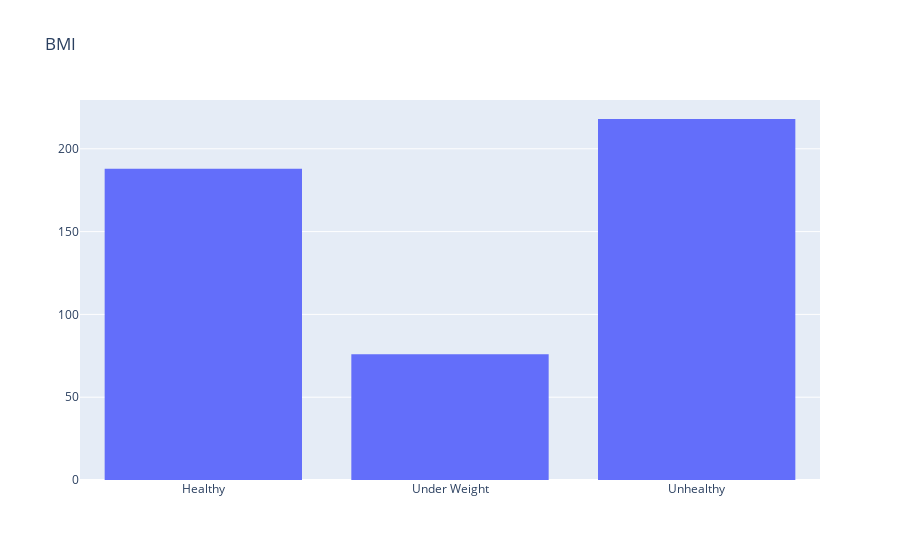

Notebook code cell kept with this figure:
### Markdown cell above
Distribution of BMI in the test dataset

### Code cell
plot_data = [go.Histogram(x=y_test )]

plot_layout = go.Layout(title='BMI')
fig = go.Figure(data=plot_data,layout=plot_layout)
pyoff.iplot(fig)

### Figure 1 — Plotly figure (JSON) as saved in the notebook; plotly's stock layout.template omitted (floating-point values rounded to 4 significant figures; data arrays with more than 128 entries replaced by an {"elided": "..."} marker saying what was removed)
{"data": [{"type": "histogram", "x": {"elided": "482 str values"}}], "layout": {"title": {"text": "BMI"}, "xaxis": {"autorange": true, "range": [-0.5, 2.5], "type": "category"}, "yaxis": {"autorange": true, "range": [0, 229.5]}}}
